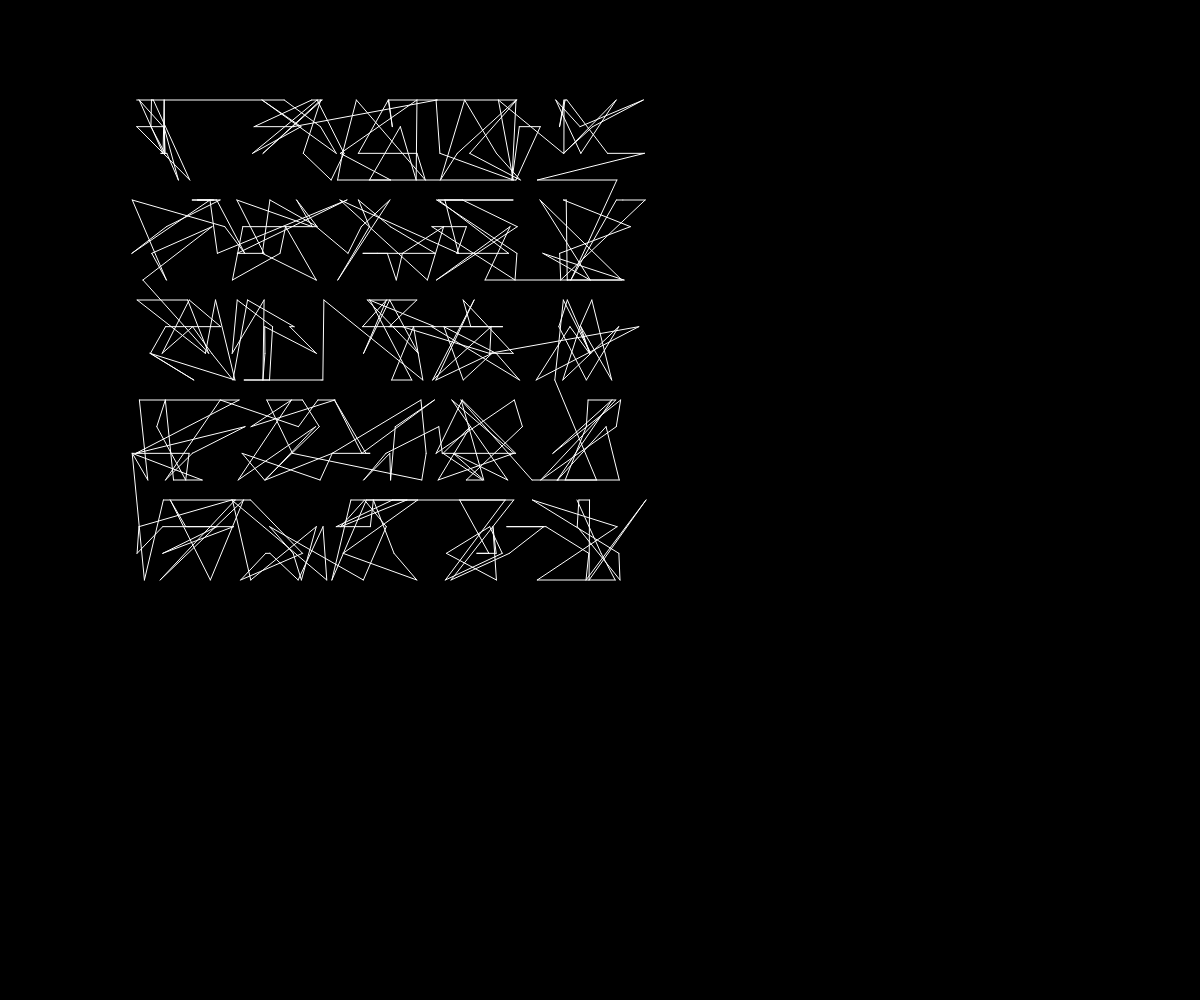
Frame 1 (no input)
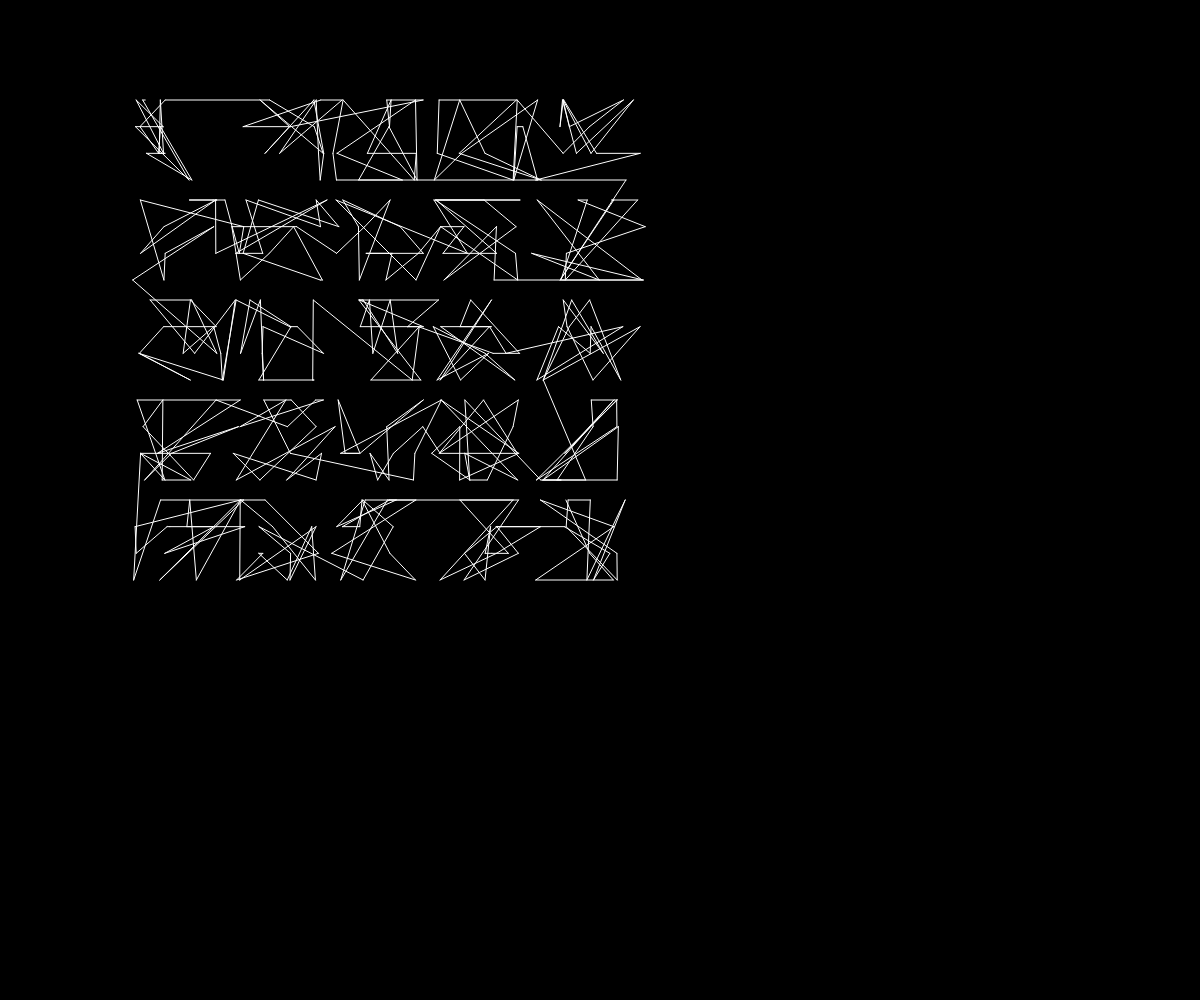
Frame 60 (no input)
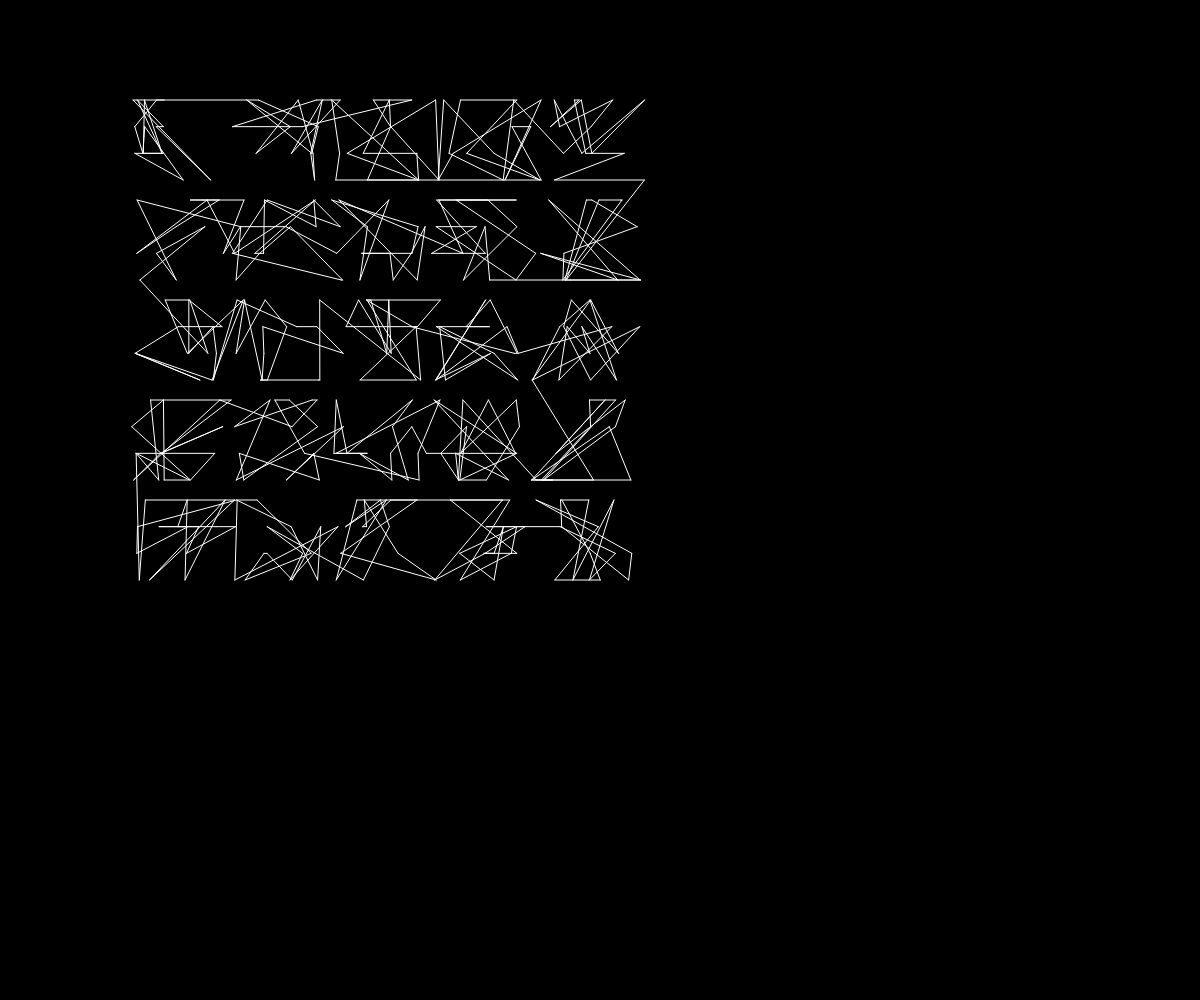
Frame 120 (the mouse pressed at the canvas centre since frame 60)

The p5.js sketch that drew these frames (run headless with seeded random() and noise() and a simulated clock; from frame 60 on, the mouse is pressed at the canvas centre):

// p5.js sketch
// ── sketch.js
var points = [];
var t = 0.0;

function setup() {
  createCanvas(windowWidth, windowHeight);
  randomSeed(10);
  
  var squareSize = 80;
  var padding = 100;
  
  for (var y = 0; y < 5; y++) {
    var isEvenRow = y % 2 === 0;
    for (var x = isEvenRow ? 0 : 4; isEvenRow ? x < 5 : x >= 0; isEvenRow ? x++ : x--) {
      var leftBound = padding + x * padding;
      var topBound = padding + y * padding;
      var rightBound = leftBound + squareSize;
      var bottomBound = topBound + squareSize;
      
      var possibleXCoordinates = [leftBound, leftBound + squareSize / 3, leftBound + squareSize * 2 / 3, rightBound];
      var possibleYCoordinates = [topBound, topBound + squareSize / 3, topBound + squareSize * 2 / 3, bottomBound];
      
      for (var i = 0; i < 16; i++) {
        var xCoordinate = possibleXCoordinates[floor(random(0, possibleXCoordinates.length))];
        var yCoordinate = possibleYCoordinates[floor(random(0, possibleYCoordinates.length))];
        points.push(createVector(xCoordinate, yCoordinate, random(0, 2)));
      }
    }
  }
}

function draw() {
  background(0);
  stroke(255);
  
  t += 0.005;
  
  var noisyPoints = points.map(function (p) { return p5.Vector.add(p, createVector(noise(t + p.z) * 100, 0)); })
  
  var start = noisyPoints[0];
  for (var i = 1; i < noisyPoints.length; i++) {
    var end = noisyPoints[i];
    line(start.x, start.y, end.x, end.y);
    start = end;
  }
}

function windowResized() {
  resizeCanvas(windowWidth, windowHeight);
}
